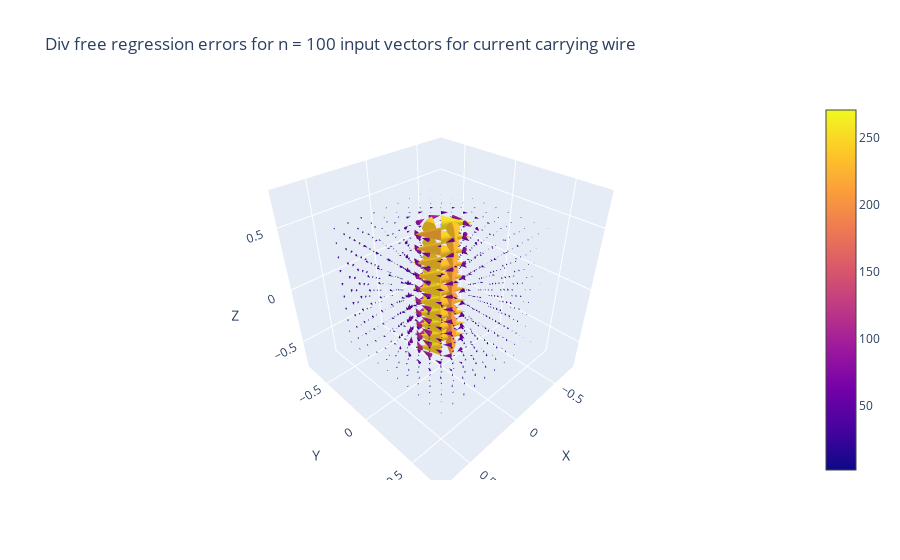

The notebook cell this image was saved under:
### Code cell
# plot residuals of fit above: 
residuals_wire_div_free, mse_wire_div_free = differencer(outputs_wire, outputs_wire_div_free)
print(f'MSE for this case of {mse_wire_div_free}')
plotter(residuals_wire_div_free, 
        title = f'Div free regression errors for n = {given_samples_wire} input vectors for current carrying wire')

### Figure 1 — Plotly figure (JSON) as saved in the notebook; plotly's stock layout.template omitted (floating-point values rounded to 4 significant figures; data arrays with more than 128 entries replaced by an {"elided": "..."} marker saying what was removed)
{"data": [{"anchor": "tail", "sizemode": "scaled", "sizeref": 2, "type": "cone", "u": {"elided": "1000 float values"}, "v": {"elided": "1000 float values"}, "w": {"elided": "1000 float values"}, "x": {"elided": "1000 float values"}, "y": {"elided": "1000 float values"}, "z": {"elided": "1000 float values"}}], "layout": {"scene": {"xaxis": {"title": {"text": "X"}}, "yaxis": {"title": {"text": "Y"}}, "zaxis": {"title": {"text": "Z"}}}, "title": {"text": "Div free regression errors for n = 100 input vectors for current carrying wire"}}}
